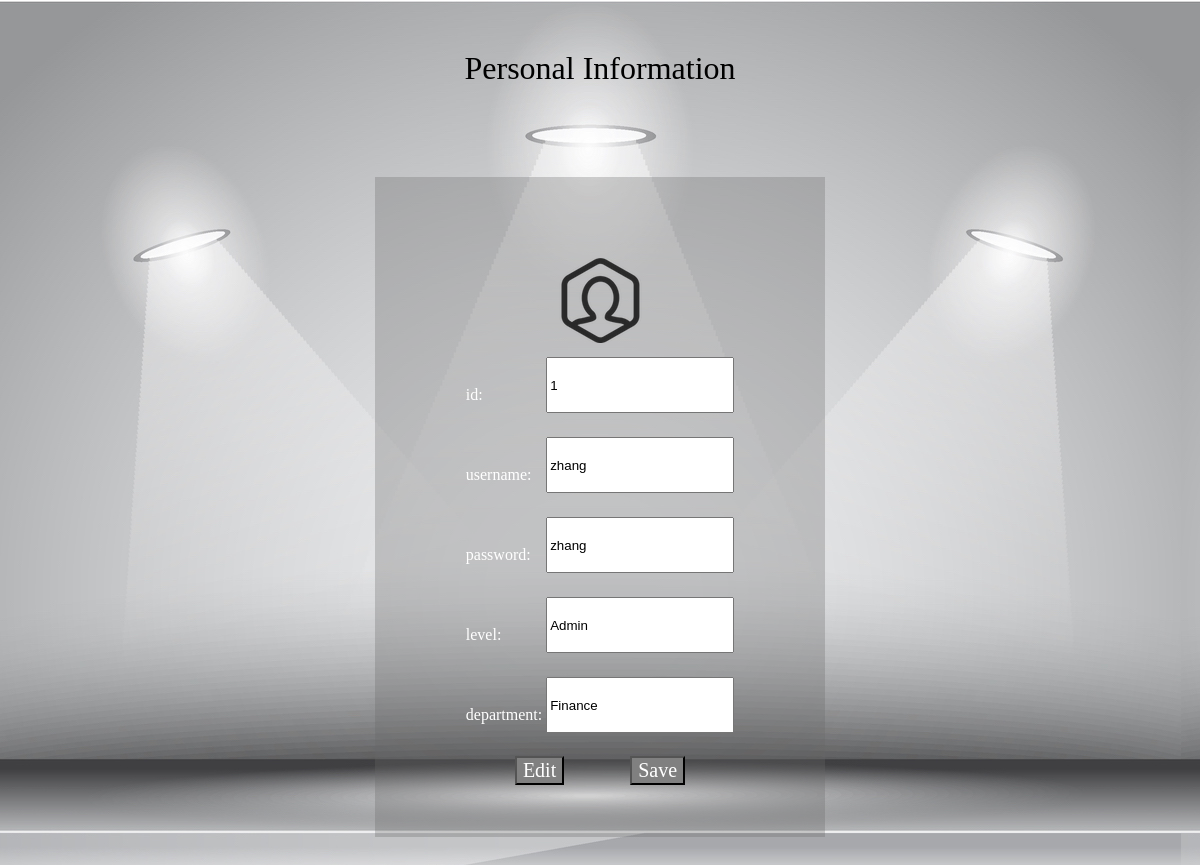
Screenshot of /user/HTML/personal0.php?username=zhang (signed in) with the database file from the repository.
### tables this page shows
CREATE TABLE IF NOT EXISTS `staff` (
  `id` int(11) NOT NULL,
  `username` varchar(15) DEFAULT NULL,
  `password` varchar(15) DEFAULT NULL,
  `Level` varchar(15) DEFAULT NULL,
  `department` varchar(15) DEFAULT NULL
);

### user/HTML/personal0.php (the view, shortened to what this page needs)
<!DOCTYPE html>
<html>
<head>
	<link rel="stylesheet" type="text/css" href="../CSS/personal.css">
</head>
<?php
	  $db = mysql_connect("localhost","zj","201901f10075");
	 $sql="select * from staff";
     $result = mysql_query($sql,$db);
	 if(isset($_GET['username'])){
		$username = $_GET['username'];
		while($attr = mysql_fetch_array($result)){
			if($attr[1]==$username){
				$id=$attr[0];
				$password=$attr[2];
				$level=$attr[3];
				$department=$attr[4];
			}
		}
	}
?>
<body>
	<div class="title">Personal Information</div>
	<div>
		<div class="content">
			<div ><img src="../images/title.png" class="img2" style="position: relative; top: 29px; "></div>
			<br><br>
			<table>
				<tr>
					<td>id:</td>
					<td>
						<input type="text" value="<?php  echo $id;?>" readonly>
					</td>
				</tr>
				<tr>
					<td>username:</td>
					<td>
						<input type="text" value="<?php  echo $username;?>" readonly>
					</td>
				</tr>
				<tr>
					<td>password:</td>
					<td>
						<input type="text" value="<?php echo $password;?>" readonly>
					</td>
				</tr>
				<tr>
					<td>level:</td>
					<td>
						<input type="text" value="<?php  echo $level;?>" readonly></td>
				</tr>
				<tr>
					<td>department:</td>
					<td>
						<input type="text" value="<?php  echo $department;?>" readonly></td>
				</tr>
			</table>
			<div>
				<button class="but1" onclick="{location.href='personal.php?username=<?php echo $username;?>'}">Edit</button>&nbsp;&nbsp;&nbsp;
				<button class="but2" type="submit" name="save">Save</button>
			</div>
		</div>
	</div>
</body>
</html>

### user/CSS/personal.css (style rules this page uses)
body { background: url(../images/2.jpg); }
.content { display: flex; align-items: center; justify-content: center; width: 450px; height: 660px; background-color: rgba(104,104,104,0.3); color: white; display: flex; align-items: center; flex-direction: column; margin: 90px auto; }
.title { margin-top: 50px; display: flex; justify-content: center; font-size: 2em; }
.img2 { position: relative; top: 10px; }
input { width: 180px; height: 50px; margin-bottom: 20px; }
.but1 { margin-right:50px; background: grey; color: white; font-size: 20px; font-family: serif; }
.but2 { background: grey; color: white; font-size: 20px; font-family: serif; }

### rows the page displays
staff: id "1", password "zhang", Level "Admin", department "Finance"
